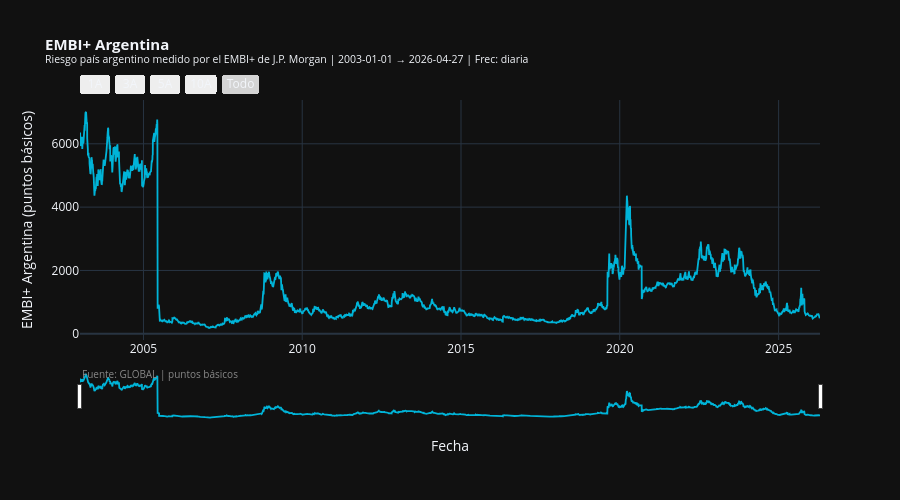

Source (notebook cell):
### Markdown cell above
---
## 2. Visualización de Serie Individual

**Cómo usar:**
1. Copiá el `id` de la serie de la tabla del glosario de arriba
2. Pegalo en `SERIE_ID`
3. Ajustá las fechas y la frecuencia
4. Re-ejecutá la celda

> **Frecuencias disponibles:**
> - `None` → frecuencia original del archivo
> - `'D'` → diaria | `'W'` → semanal | `'M'` → mensual | `'Q'` → trimestral | `'A'` → anual
> 
> ⚠️ **No podés subir la frecuencia** (si la serie es mensual, no podés pedir diaria). Sí podés bajarla (de diaria a mensual).

### Code cell
# ============================================================
#  CONFIGURACIÓN — MODIFICAR AQUÍ
# ============================================================
SERIE_ID     = 'embi_arg'    # ID del glosario (copiarlo de la tabla de arriba)
FECHA_INICIO = '2003-01-01'  # Horizonte temporal inicio 'YYYY-MM-DD'
FECHA_FIN    = pd.Timestamp.today().strftime('%Y-%m-%d')  # Hasta hoy

# Frecuencia de resampleo:
#   None = original del archivo
#   'D'=diaria | 'W'=semanal | 'M'=mensual | 'Q'=trimestral | 'A'=anual
FRECUENCIA   = None

# ============================================================
# Mostrar ficha de la serie
info(SERIE_ID)

# Verificar frecuencias compatibles
meta = _get_meta(SERIE_ID)
if meta:
    freq_orden = {'diaria': 1, 'semanal': 2, 'mensual': 3, 'trimestral': 4, 'anual': 5}
    freq_solicitada_map = {'D': 1, 'W': 2, 'M': 3, 'Q': 4, 'A': 5}
    orig_level = freq_orden.get(meta.get('frecuencia', 'diaria'), 1)
    req_level  = freq_solicitada_map.get(FRECUENCIA, 0) if FRECUENCIA else 0

    print("\n📋 Frecuencias de resampleo disponibles para esta serie:")
    freqs_disp = ['D', 'W', 'M', 'Q', 'A']
    nombres_freq = {'D': 'Diaria', 'W': 'Semanal', 'M': 'Mensual', 'Q': 'Trimestral', 'A': 'Anual'}
    for f in freqs_disp:
        nivel = freq_solicitada_map[f]
        if nivel >= orig_level:
            marca = '✅' if f != FRECUENCIA else '👉 (seleccionada)'
        else:
            marca = '❌ (no disponible — frecuencia más alta que la original)'
        print(f"   '{f}' — {nombres_freq[f]} {marca}")
    print(f"   None — Original ({meta.get('frecuencia', '?')}) {'👉 (seleccionada)' if FRECUENCIA is None else ''}")

    if req_level > 0 and req_level < orig_level:
        print(f"\n❌ ERROR: No podés subir la frecuencia de '{meta['frecuencia']}' a '{FRECUENCIA}'. Cambiá FRECUENCIA.")
        serie = None
    else:
        # Cargar la serie
        serie = cargar_serie(SERIE_ID, FECHA_INICIO, FECHA_FIN, FRECUENCIA)
else:
    serie = None

if serie is None:
    print("\n⚠️ Serie no disponible con la configuración actual.")
else:
    freq_str = FRECUENCIA or meta.get('frecuencia', 'original')
    print(f"\n📊 {len(serie)} observaciones: {serie.index.min().date()} → {serie.index.max().date()}")
    print(f"   Frecuencia cargada: {freq_str}")

    # --- Gráfico Plotly ---
    fig = go.Figure()
    fig.add_trace(go.Scatter(
        x=serie.index, y=serie.values,
        mode='lines',
        name=meta['nombre'],
        line=dict(color='#00b4d8', width=1.8),
        hovertemplate='%{x|%Y-%m-%d}<br><b>%{y:.4f}</b><extra></extra>'
    ))
    fig.update_layout(
        title=dict(
            text=f"<b>{meta['nombre']}</b><br>"
                 f"<sup>{meta['descripcion']} | {FECHA_INICIO} → {FECHA_FIN} | Frec: {freq_str}</sup>",
            font=dict(size=15)
        ),
        xaxis=dict(
            title='Fecha',
            rangeslider=dict(visible=True),
            type='date',
            rangeselector=dict(
                buttons=[
                    dict(count=1,  label='1A',  step='year',  stepmode='backward'),
                    dict(count=3,  label='3A',  step='year',  stepmode='backward'),
                    dict(count=5,  label='5A',  step='year',  stepmode='backward'),
                    dict(count=10, label='10A', step='year',  stepmode='backward'),
                    dict(step='all', label='Todo'),
                ]
            )
        ),
        yaxis_title=f"{meta['nombre']} ({meta['unidad']})",
        template='plotly_dark',
        height=500,
        hovermode='x unified',
        annotations=[{
            'text': f"Fuente: {meta['fuente'].upper()} | {meta['unidad']}",
            'xref': 'paper', 'yref': 'paper',
            'x': 0.0, 'y': -0.18,
            'showarrow': False,
            'font': {'size': 10, 'color': '#888'}
        }]
    )
    fig.show()

    # Estadísticas descriptivas
    print(f"\n📈 Estadísticas descriptivas")
    print(serie.describe().round(4).to_string())

### Figure 1 — Plotly figure (JSON) as saved in the notebook; plotly's stock layout.template omitted (floating-point values rounded to 4 significant figures; data arrays with more than 128 entries replaced by an {"elided": "..."} marker saying what was removed)
{"data": [{"hovertemplate": "%{x|%Y-%m-%d}<br><b>%{y:.4f}</b><extra></extra>", "line": {"color": "#00b4d8", "width": 1.8}, "mode": "lines", "name": "EMBI+ Argentina", "type": "scatter", "x": {"elided": "6585 str values"}, "y": {"elided": "6585 int values"}}], "layout": {"annotations": [{"font": {"color": "#888", "size": 10}, "showarrow": false, "text": "Fuente: GLOBAL | puntos básicos", "x": 0, "xref": "paper", "y": -0.18, "yref": "paper"}], "height": 500, "hovermode": "x unified", "title": {"font": {"size": 15}, "text": "<b>EMBI+ Argentina</b><br><sup>Riesgo país argentino medido por el EMBI+ de J.P. Morgan | 2003-01-01 → 2026-04-27 | Frec: diaria</sup>"}, "xaxis": {"rangeselector": {"buttons": [{"count": 1, "label": "1A", "step": "year", "stepmode": "backward"}, {"count": 3, "label": "3A", "step": "year", "stepmode": "backward"}, {"count": 5, "label": "5A", "step": "year", "stepmode": "backward"}, {"count": 10, "label": "10A", "step": "year", "stepmode": "backward"}, {"label": "Todo", "step": "all"}]}, "rangeslider": {"visible": true}, "title": {"text": "Fecha"}, "type": "date"}, "yaxis": {"title": {"text": "EMBI+ Argentina (puntos básicos)"}}}}
